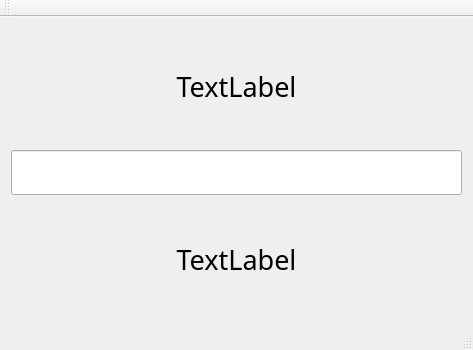
<?xml version="1.0" encoding="UTF-8"?>
<ui version="4.0">
 <class>MainWindow</class>
 <widget class="QMainWindow" name="MainWindow">
  <property name="geometry">
   <rect>
    <x>0</x>
    <y>0</y>
    <width>473</width>
    <height>350</height>
   </rect>
  </property>
  <property name="windowTitle">
   <string>MainWindow</string>
  </property>
  <widget class="QWidget" name="centralWidget">
   <layout class="QGridLayout" name="gridLayout">
    <item row="0" column="0">
     <widget class="QLabel" name="label">
      <property name="font">
       <font>
        <family>Agency FB</family>
        <pointsize>20</pointsize>
       </font>
      </property>
      <property name="autoFillBackground">
       <bool>false</bool>
      </property>
      <property name="text">
       <string>TextLabel</string>
      </property>
      <property name="alignment">
       <set>Qt::AlignCenter</set>
      </property>
     </widget>
    </item>
    <item row="1" column="0">
     <widget class="QLineEdit" name="lineEdit">
      <property name="font">
       <font>
        <family>Agency FB</family>
        <pointsize>20</pointsize>
        <weight>75</weight>
        <bold>true</bold>
       </font>
      </property>
     </widget>
    </item>
    <item row="2" column="0">
     <widget class="QLabel" name="label_2">
      <property name="font">
       <font>
        <family>Agency FB</family>
        <pointsize>20</pointsize>
       </font>
      </property>
      <property name="text">
       <string>TextLabel</string>
      </property>
      <property name="alignment">
       <set>Qt::AlignCenter</set>
      </property>
     </widget>
    </item>
   </layout>
  </widget>
  <widget class="QMenuBar" name="menuBar">
   <property name="geometry">
    <rect>
     <x>0</x>
     <y>0</y>
     <width>473</width>
     <height>21</height>
    </rect>
   </property>
  </widget>
  <widget class="QToolBar" name="toolbar">
   <attribute name="toolBarArea">
    <enum>TopToolBarArea</enum>
   </attribute>
   <attribute name="toolBarBreak">
    <bool>false</bool>
   </attribute>
  </widget>
  <widget class="QStatusBar" name="statusBar"/>
 </widget>
 <layoutdefault spacing="6" margin="11"/>
 <resources/>
 <connections/>
</ui>
